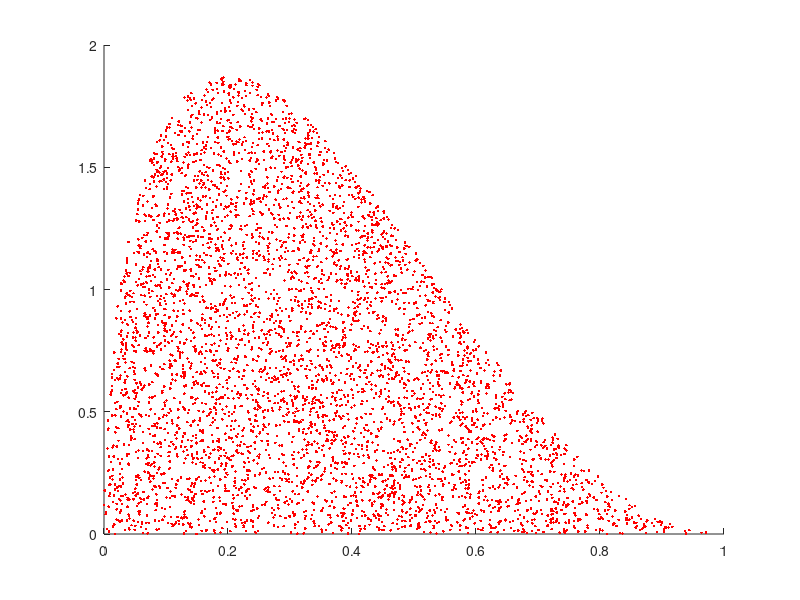

Reproduce this figure in MATLAB. (Note: this script raises an error after producing the figure.)
close all; clear all;

a = 1.5;
b = 3;

n = 10*1e3;
xx = linspace(0,1,1000);
x = rand(1,n);
y = 2*rand(1,n);
j = 1; 
k = 1;
for i=1:n
  if betapdf(x(i),a,b) > y(i)
    in(j,1) = x(i);
    in(j,2) = y(i);
    j = j+1;
  else
    out(k,1) = x(i);
    out(k,2) = y(i);
    k = k+1;
  end
end

fsize=36; fname='times';
linewidth = 2.5;
figure(); hold on;
s1 = scatter(in(:,1),in(:,2),'r','.');
s1.SizeData = 200;
s2 = scatter(out(:,1),out(:,2),'b','.');
s2.SizeData = 200;
p = plot(xx,betapdf(xx,a,b));
p.LineWidth = 3;
p.Color = 'k';
xlabel('x','FontName',fname,'fontsize',fsize);
ylabel('p(x)','FontName',fname,'fontsize',fsize);
ha=gca;set(ha,'linewidth',linewidth,'FontName',fname,'FontSize',fsize,'Box','off');
hold off;

figure();
histogram(in(:,1));
xlabel('x','FontName',fname,'fontsize',fsize);
ylabel('frequency','FontName',fname,'fontsize',fsize);
ha=gca;set(ha,'linewidth',linewidth,'FontName',fname,'FontSize',fsize,'Box','off');



